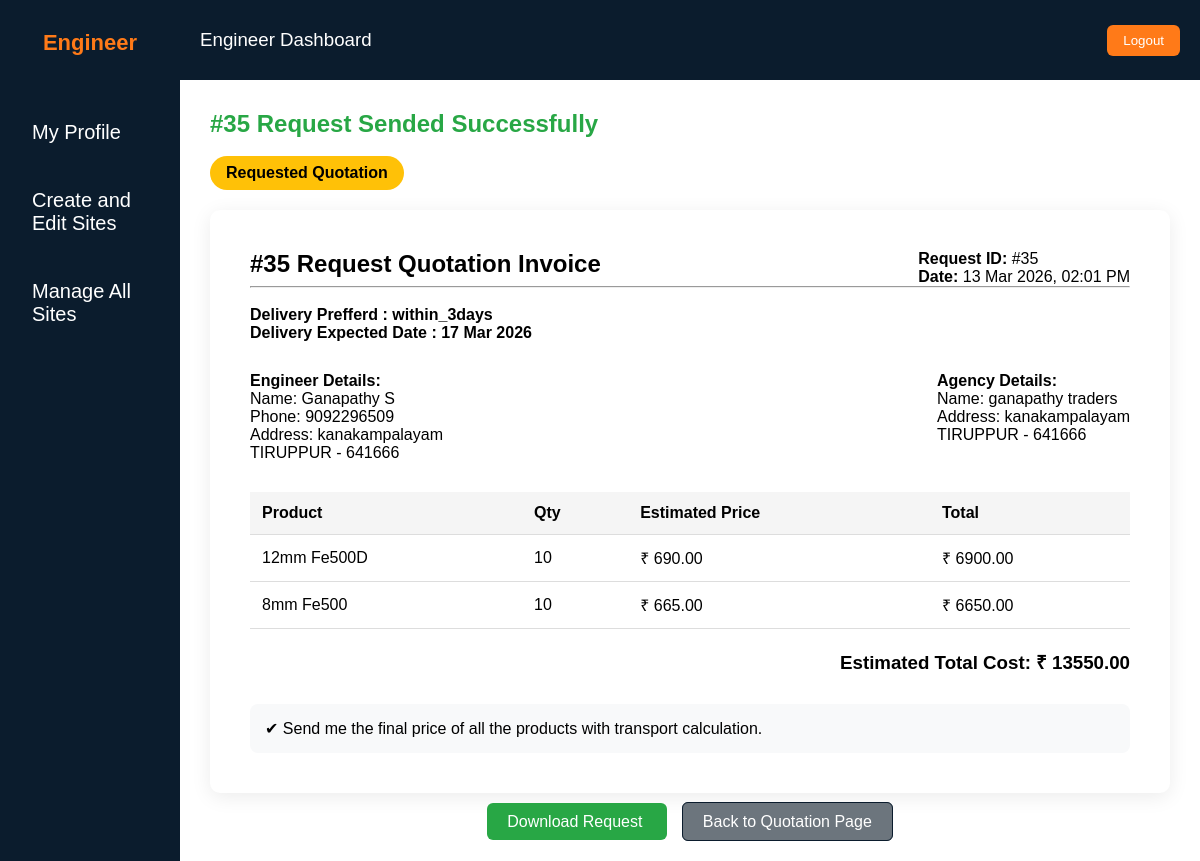
/quotation/35/ (signed in), run on the app's committed database.
### Construct/models.py (models this page shows, shortened)
class QuotationRequest(models.Model):
    site = models.ForeignKey(
        ConstructionSite,
        on_delete=models.CASCADE
    )
    engineer = models.ForeignKey(
        User,
        on_delete=models.CASCADE
    )
    agency = models.ForeignKey(
        AgencyProfile,
        on_delete=models.CASCADE,
        null=True,
        blank=True
    )
    request_note = models.TextField()
    DELIVERY_CHOICES = [
("urgent","Urgent (1-2 days)"),
("3days","Within 3 days"),
("7days","Within 1 week"),
("flexible","Flexible"),
]
    delivery_preference = models.CharField(
    max_length=20,
    choices=DELIVERY_CHOICES ,default="flexible"
)
    expected_delivery_date = models.DateField(
    default=timezone.now
)
    estimated_total = models.DecimalField(
        max_digits=12,
        decimal_places=2
    )
    created_at = models.DateTimeField(auto_now_add=True)
    STATUS_CHOICES = [
        ("Requested", "Requested"),
        ("Approved", "Approved"),
        ("Rejected", "Rejected"),
        ("Expired","Expired"),
        ("MOVED_For_Order", "Converted To Order"),  # 🔥 add this
    ]
    status = models.CharField(
        max_length=20,
        choices=STATUS_CHOICES,
        default="Requested"
    )
    def default_valid_until():
        now = timezone.localtime()
        today_8pm = now.replace(
        hour=20,
        minute=0,
        second=0,
        microsecond=0
    )
        if now > today_8pm:
            today_8pm = today_8pm + timedelta(days=1)
        return today_8pm
    quotation_valid_until = models.DateTimeField(
    default=default_valid_until
)

class Engineerprofile(models.Model):
    user = models.OneToOneField(
        User,
        on_delete=models.CASCADE,
        related_name="engineer_profile"
    )
    email = models.EmailField(null=False, blank=False)
    DEGREE_CHOICES = [
        ('BE', 'BE'),
        ('ME', 'ME'),
        ('MTech', 'BTech'),
        ('MTech', 'MTech'),
        ('Diploma', 'Diploma'),
        ('PhD', 'PhD'),
        ('Others', 'Others'),
    ]
    degree = models.CharField(
        max_length=20,
        choices=DEGREE_CHOICES,
        null=False,
        blank=False
    )
    other_degree = models.CharField(
        max_length=100,
        null=False,
        blank=False
    )
    college_name = models.CharField(
        max_length=255,
        null=False,
        blank=False
    )
    clg_district = models.CharField(
        max_length=100,
        null=False,
        blank=False
    )
    degree_certificate = models.FileField(
        upload_to='engineer_certificates/',
        null=False,
        blank=False
    )
    full_name = models.CharField(
        max_length=150,
        null=False,
        blank=False
    )
    age = models.PositiveIntegerField(
        null=False,
        blank=False
    )
    GENDER_CHOICES = [
        ('Male', 'Male'),
        ('Female', 'Female'),
        ('Other', 'Other'),
    ]
    gender = models.CharField(
        max_length=10,
        choices=GENDER_CHOICES,
        null=False,
        blank=False
    )
    date_of_birth = models.DateField(
        null=False,
        blank=False
    )
    phone_number = models.CharField(
        max_length=10,
        unique=True,
        null=False,
        blank=False
    )
    address = models.TextField(
        null=False,
        blank=False
    )
    district = models.CharField(
        max_length=100,
        null=False,
        blank=False
    )
    state = models.CharField(
        max_length=100,
        null=False,
        blank=False
    )
    pincode = models.CharField(
        max_length=10,
        null=False,
        blank=False
    )
    terms_accepted = models.BooleanField(default=False)
    created_at = models.DateTimeField(auto_now_add=True)
    updated_at = models.DateTimeField(auto_now=True)

class ConstructionSite(models.Model):
    SITE_CATEGORY_CHOICES = [
        ('house', 'House'),
        ('building', 'Building'),
        ('flats', 'Flats'),
        ('commercial', 'Commercial Stores'),
        ('others', 'Others'),
    ]
    engineer = models.ForeignKey( User,
        on_delete=models.CASCADE,
        related_name="engineer_sites"
    )
    site_name = models.CharField(max_length=200)
    category = models.CharField(
        max_length=20,
        choices=SITE_CATEGORY_CHOICES
    )
    other_category = models.CharField(
    max_length=100,
    null=True,
    blank=True
)
    total_sqft = models.FloatField()
    site_map = models.FileField(
    upload_to='site_maps/',
    null=True,
    blank=True
)
    blueprint_file = models.FileField(
    upload_to='site_blueprints/',
    null=True,
    blank=True
)
    building_area_sqft = models.FloatField()
    approximate_budget = models.DecimalField(
        max_digits=12,
        decimal_places=2
    )
    start_date = models.DateField()
    end_date = models.DateField()
    STATUS_CHOICES = [
    ('Planning', 'Planning'),
    ('Started', 'Started'),
    ('Ongoing', 'Ongoing'),
    ('NearComplete', 'Near To Complete'),
    ('Completed', 'Completed'),
    ('HandedOver', 'Handed Over'),
]
    status = models.CharField(
    max_length=20,
    choices=STATUS_CHOICES,
    default='Planning'
)
    description = models.TextField(blank=True)
    site_address = models.TextField()
    site_district = models.CharField(max_length=100)
    site_state = models.CharField(max_length=100)
    site_pincode = models.CharField(max_length=10)
    created_at = models.DateTimeField(default=timezone.now)

class AgencyProfile(models.Model):
    user = models.OneToOneField(
        User,
        on_delete=models.CASCADE,
        related_name="agency_profile"
    )
    company_name = models.CharField(max_length=255)
    gst_number = models.CharField(max_length=50)
    gst_certificate = models.FileField(
        upload_to="agency_gst_certificates/"
    )
    company_phone = models.CharField(
        max_length=15,
        unique=True
    )
    company_address = models.TextField()
    company_district = models.CharField(max_length=100)
    company_state = models.CharField(max_length=100)
    company_pincode = models.CharField(max_length=6)
    owner_name = models.CharField(max_length=150)
    owner_email = models.EmailField()
    owner_phone = models.CharField(
        max_length=15,
        unique=True
    )
    GENDER_CHOICES = [
        ('Male', 'Male'),
        ('Female', 'Female'),
        ('Other', 'Other'),
    ]
    gender = models.CharField(
        max_length=10,
        choices=GENDER_CHOICES
    )
    owner_age = models.PositiveIntegerField()
    owner_dob = models.DateField()
    owner_address = models.TextField()
    owner_district = models.CharField(max_length=100)
    owner_state = models.CharField(max_length=100)
    owner_pincode = models.CharField(max_length=6)
    status = models.CharField(
        max_length=20,
        default="approved"
    )
    approved_at = models.DateTimeField(
        default=timezone.localtime
    )
    terms_accepted = models.BooleanField(default=False)
    created_at = models.DateTimeField(auto_now_add=True)
    updated_at = models.DateTimeField(auto_now=True)

class QuotationItem(models.Model):
    quotation = models.ForeignKey(
        QuotationRequest,
        on_delete=models.CASCADE,
        related_name="items"
    )
    product_name = models.CharField(max_length=200)
    weight_or_size = models.CharField(max_length=100)
    quantity = models.PositiveIntegerField()
    price = models.DecimalField(max_digits=10, decimal_places=2)
    def total_price(self):
        return self.price * self.quantity

### Construct/views.py (the view)
# urls.py: path("quotation/<int:quotation_id>/",views.view_quotation_invoice,name="view_quotation_invoice"),
@login_required
def view_quotation_invoice(request, quotation_id):
    quotation = get_object_or_404(
        QuotationRequest,
        id=quotation_id
    )
    items = quotation.items.all()
    return render(
        request,
        "engineer_side/request_quotation.html",
        {
            "quotation": quotation,
            "items": items,
            "site": quotation.site,
            "total_amount": quotation.estimated_total,
            "agency": quotation.agency,
            "engineer": quotation.engineer,
        }
    )

### templates/engineer_side/request_quotation.html (shortened to what this page needs)
{% extends "engineer_side/engineer_dashboard.html" %}
{% load static %}
{% block content %}
<h2 style="color: #28a745;justify-content: center;">#{{ quotation.id }} Request Sended Successfully </h2><br>
<div class="quote-badge">Requested Quotation </div>
<div class="invoice-container">
  <div class="invoice-header">
    <div class="left">
      <h2>#{{ quotation.id }} Request Quotation Invoice</h2>
    </div>
    <div class="right">
      <p><strong>Request ID:</strong> #{{ quotation.id }}</p>
      <p><strong>Date:</strong> {{ quotation.created_at|date:"d M Y, h:i A" }}</p>
    </div>
  </div>
  <hr><br>
  <div class="delivery_det">
    <h4>Delivery Prefferd :       {{ quotation.get_delivery_preference_display }}</h4>
    <h4> Delivery Expected Date : {{ quotation.expected_delivery_date|date:"d M Y" }}</h4>  </div>
  <div class="details-section" >
    <div class="engineer-details">
      <h4>Engineer Details: </h4>
      <p>Name: {{ engineer.engineer_profile.full_name }}</p>
      <p>Phone: {{ engineer.engineer_profile.phone_number }}</p>
      <p>Address: {{ site.site_address }}</p>
      <p>{{ site.site_district }} - {{ site.site_pincode }}</p>
    </div>
    <div class="agency-details">
      <h4>Agency Details: </h4>
      <p>Name: {{ quotation.agency.company_name }}</p>
      <p>Address: {{ quotation.agency.company_address }}</p>
      <p>{{ quotation.agency.company_district }} - {{ quotation.agency.company_pincode }}</p>
    </div>
  </div>
  <table class="invoice-table">
    <thead>
      <tr>
        <th>Product</th>
        <th>Qty</th>
        <th>Estimated Price</th>
        <th>Total</th>
      </tr>
    </thead>
    <tbody>
      {% for item in items %}
      <tr>
        <td>{{ item.product_name }}</td>
        <td>{{ item.quantity }}</td>
        <td>₹ {{ item.price }}</td>
        <td>₹ {{ item.total_price }}</td>
      </tr>
      {% endfor %}
    </tbody>
  </table>
  <div class="total-box">
    <h3>Estimated Total Cost: ₹ {{ total_amount }}</h3>
  </div>
  <div class="request-options">
    <p>✔ Send me the final price of all the products with transport calculation.</p>
  </div>
</div>
<div class="invoice-actions">
  <a href="#"
   onclick="printQuotation()"
   class="btn-download">
   Download Request
</a>
  <a href="{% url 'manage_quotations_orders' site.id %}"
     class="btn-back">
     Back to Quotation Page
  </a>
</div>
{% endblock %}

### templates/engineer_side/engineer_dashboard.html (style rules this page uses)
* { margin: 0; padding: 0; box-sizing: border-box; font-family: "Oswald", sans-serif; }
body { background: #ffffff; overflow: hidden; }
.btn-back { flex: 1; background: #ffffff; border: 1px solid #0b1c2d; color: #0b1c2d; padding: 10px; border-radius: 6px; cursor: pointer; }

### templates/engineer_side/request_quotation.html (style rules this page uses)
.quote-badge { background:#ffc107; padding:8px 16px; display:inline-block; font-weight:bold; border-radius:20px; margin-bottom:20px; }
.invoice-container { background:#fff; padding:40px; border-radius:10px; box-shadow:0 4px 20px rgba(0,0,0,0.08); }
.invoice-header { display:flex; justify-content:space-between; }
.details-section { display:flex; justify-content:space-between; margin:30px 0; }
.invoice-table { width:100%; border-collapse:collapse; margin-top:20px; }
.invoice-table th, .invoice-table td { border-bottom:1px solid #ddd; padding:12px; text-align:left; }
.invoice-table th { background:#f5f5f5; }
.total-box { text-align:right; margin-top:20px; }
.request-options { margin-top:30px; background:#f8f9fa; padding:15px; border-radius:8px; }
.invoice-actions { margin-top:20px; text-align:center; }
.btn-download { background:#28a745; padding:10px 20px; color:#fff; border-radius:6px; text-decoration:none; margin-right:15px; }
.btn-back { background:#6c757d; padding:10px 20px; color:#fff; border-radius:6px; text-decoration:none; }

### data on the page
QuotationRequest: id "35", created_at "13 Mar 2026, 02:01 PM", delivery_preference "within_3days", expected_delivery_date "17 Mar 2026", agency.company_name "ganapathy traders", agency.company_address "kanakampalayam", agency.company_district "TIRUPPUR", agency.company_pincode "641666", estimated_total "13550.00"
ConstructionSite: site_address "kanakampalayam", site_district "TIRUPPUR", site_pincode "641666"
QuotationItem: product_name "12mm Fe500D", quantity "10", price "690.00", total_price "6900.00"
QuotationItem: product_name "8mm Fe500", quantity "10", price "665.00", total_price "6650.00"

### other printed values
{{ engineer.engineer_profile.full_name }} "Ganapathy S"
{{ engineer.engineer_profile.phone_number }} "9092296509"
